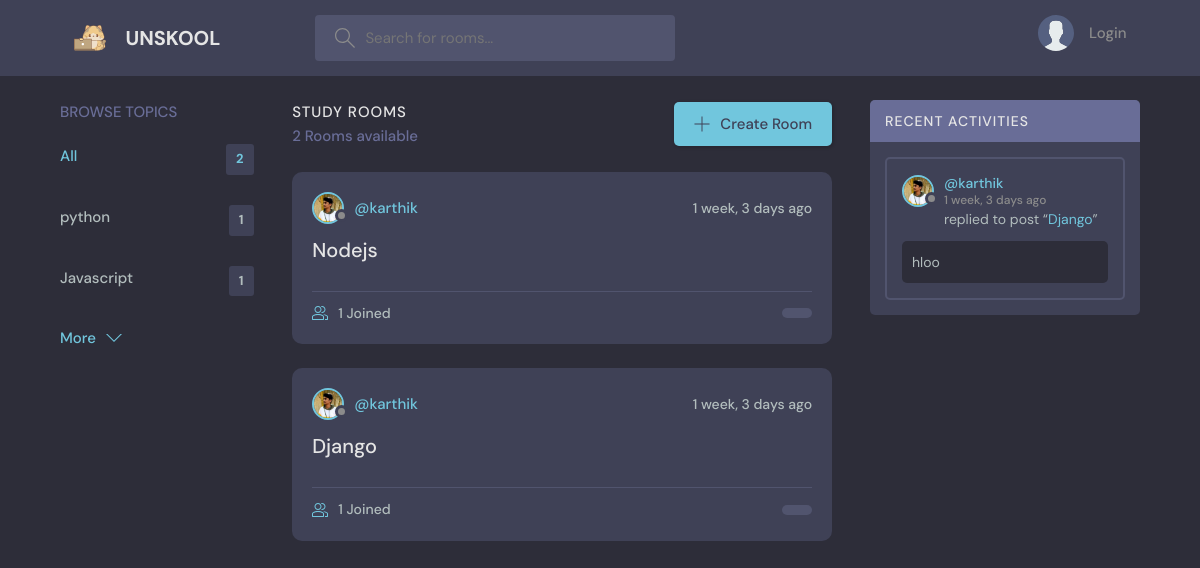
/, run on an earlier commit of the app's database.
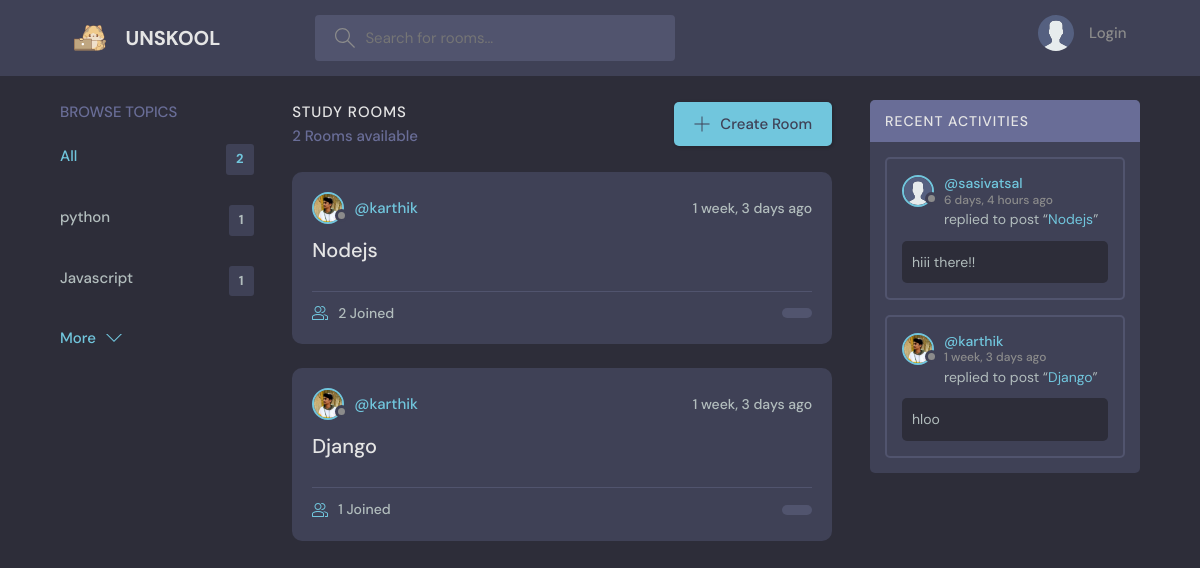
And on a later commit of the database.
### shazam/models.py (models this page shows, shortened)
class Topic(models.Model):
    name=models.CharField(max_length=100)

class Room(models.Model):
    Host=models.ForeignKey(User,on_delete=models.SET_NULL,null=True)
    participants=models.ManyToManyField(User,related_name="participants")
    Topic=models.ForeignKey(Topic,on_delete=models.SET_NULL ,null=True)
    name=models.CharField(max_length=50)
    description=models.TextField(null=True)
    created=models.DateTimeField(auto_now_add=True)
    updated=models.DateTimeField(auto_now=True)
    def __str__(self):
        return str(self.name)

class User(AbstractUser):
    name=models.CharField(max_length=200,null=True)
    following = models.ManyToManyField(
        "self", blank=True, related_name="followers", symmetrical=False
    )
    email=models.EmailField(unique=True,null=True)
    bio=models.TextField(null=True)
    avatar=models.ImageField(null=True,default="avatar.svg")
    USERNAME_FIELD='email'
    REQUIRED_FIELDS=[]

class Message (models.Model):
    user=models.ForeignKey(User,on_delete=models.CASCADE)
    room=models.ForeignKey(Room ,on_delete=models.CASCADE)
    body=models.TextField(max_length=100)
    created=models.DateTimeField(auto_now_add=True)
    updated=models.DateTimeField(auto_now=True)

### shazam/views.py (the view)
# urls.py: path('',views.home,name='home' ),
def home(request):
    k=request.GET.get("q") if request.GET.get('q')!=None else ''
    room=Room.objects.filter(Q(Topic__name__icontains=k)|
                             Q(name__icontains=k)|
                             Q(description__icontains=k)
                             ).order_by('-updated')
    topics=Topic.objects.all()[0:5]
    room_count=room.count()
    chatboxes=Message.objects.filter(Q(room__Topic__name__icontains=k)).order_by("-created")
    context={'rooms':room,'topics':topics,'room_count':room_count,'chatboxes':chatboxes}
    return render(request,'shazam/home.html',context)

### shazam/templates/shazam/home.html (shortened to what this page needs)
{% extends 'main.html' %}
{% block content %}
<main class="layout layout--3">
  <div class="container">
    {% include 'shazam/topic component.html' %}
    <div class="roomList">
      <div class="roomList__header">
        <div>
          <h2>Study Rooms</h2>
          <p>{{room_count}} Rooms available</p>
        </div>
        <a class="btn btn--main" href="{% url 'createroom' %}">
          <svg version="1.1" xmlns="http://www.w3.org/2000/svg" width="32" height="32" viewBox="0 0 32 32">
            <title>add</title>
            <path
              d="M16.943 0.943h-1.885v14.115h-14.115v1.885h14.115v14.115h1.885v-14.115h14.115v-1.885h-14.115v-14.115z">
            </path>
          </svg>
          Create Room
        </a>
      </div>
      {% include 'shazam/room_component.html' %}
    </div>
    {% include 'shazam/activity_component.html' %}
  </div>
</main>
{% endblock %}

### shazam/templates/shazam/topic component.html
<div class="topics">
    <div class="topics__header">
        <h2>Browse Topics</h2>
    </div>
    <ul class="topics__list">
        <li>
            <a href="{% url 'home' %}" class="active">All <span>{{topics.count}}</span></a>
        </li>
        {% for topic in topics %}
        <li>
            <a href="{% url 'home' %}?q={{topic.name}}">{{topic.name}}<span>{{topic.room_set.all.count}}</span></a>
        </li>
        {% endfor %}
    </ul>
    <a class="btn btn--link" href="{% url 'topics' %}">
        More
        <svg version="1.1" xmlns="http://www.w3.org/2000/svg" width="32" height="32" viewBox="0 0 32 32">
            <title>chevron-down</title>
            <path d="M16 21l-13-13h-3l16 16 16-16h-3l-13 13z"></path>
        </svg>
    </a>
</div>

### shazam/templates/shazam/room_component.html (shortened to what this page needs)
{% for room in rooms %}
<div class="roomListRoom">
    <div class="roomListRoom__header">
        <a href="{% url 'profile_page' room.Host.id %}" class="roomListRoom__author">
            <div class="avatar avatar--small">
                <img src="{{room.Host.avatar.url}}" />
            </div>
            <span>@{{room.Host.username}}</span>
        </a>
        <div class="roomListRoom__actions">
            <span>{{room.created|timesince}} ago</span>
        </div>
    </div>
    <div class="roomListRoom__content">
        <a href="{% url 'room' room.id %}">{{room.name}}</a>
    </div>
    <div class="roomListRoom__meta">
        <a href="{% url 'room' room.id %}" class="roomListRoom__joined">
            {{room.participants.all.count}} Joined
        </a>
        <p class="roomListRoom__topic">{{room.topic.name}}</p>
    </div>
</div>
{% endfor %}

### shazam/templates/shazam/activity_component.html (shortened to what this page needs)
<div class="activities">
    <div class="activities__header">
        <h2>Recent Activities</h2>
    </div>
    {% for chatbox in chatboxes %}
    <div class="activities__box">
        <div class="activities__boxHeader roomListRoom__header">
            <a href="{% url 'profile_page' chatbox.user.id %}" class="roomListRoom__author">
                <div class="avatar avatar--small">
                    <img src="{{chatbox.user.avatar.url}}" />
                </div>
                <p>
                    @{{chatbox.user.username}}
                    <span>{{chatbox.created|timesince}} ago</span>
                </p>
            </a>
        </div>
        <div class="activities__boxContent">
            <p>replied to post “<a href="{% url 'room' chatbox.room.id %}">{{chatbox.room}}</a>”</p>
            <div class="activities__boxRoomContent">{{chatbox.body}}</div>
        </div>
    </div>
    {% endfor %}

What changed in the data, as far as the page shows it:
computed for Room "Nodejs": participants.all.count "1" → "2"
added Message: user.avatar (placeholder picture), user.username "sasivatsal", created "6 days, 4 hours", room "Nodejs", body "hiii there!!"
